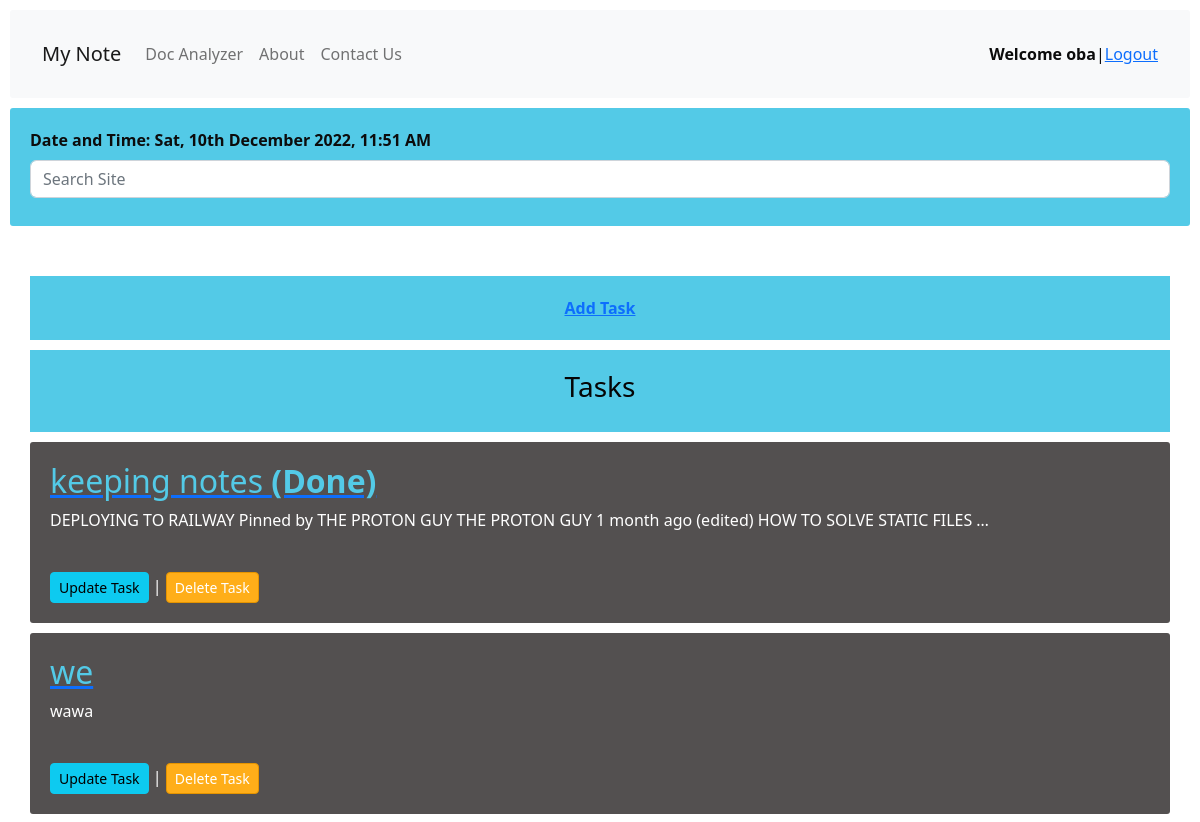
The page / (signed in, upper part) on the database as committed earlier.
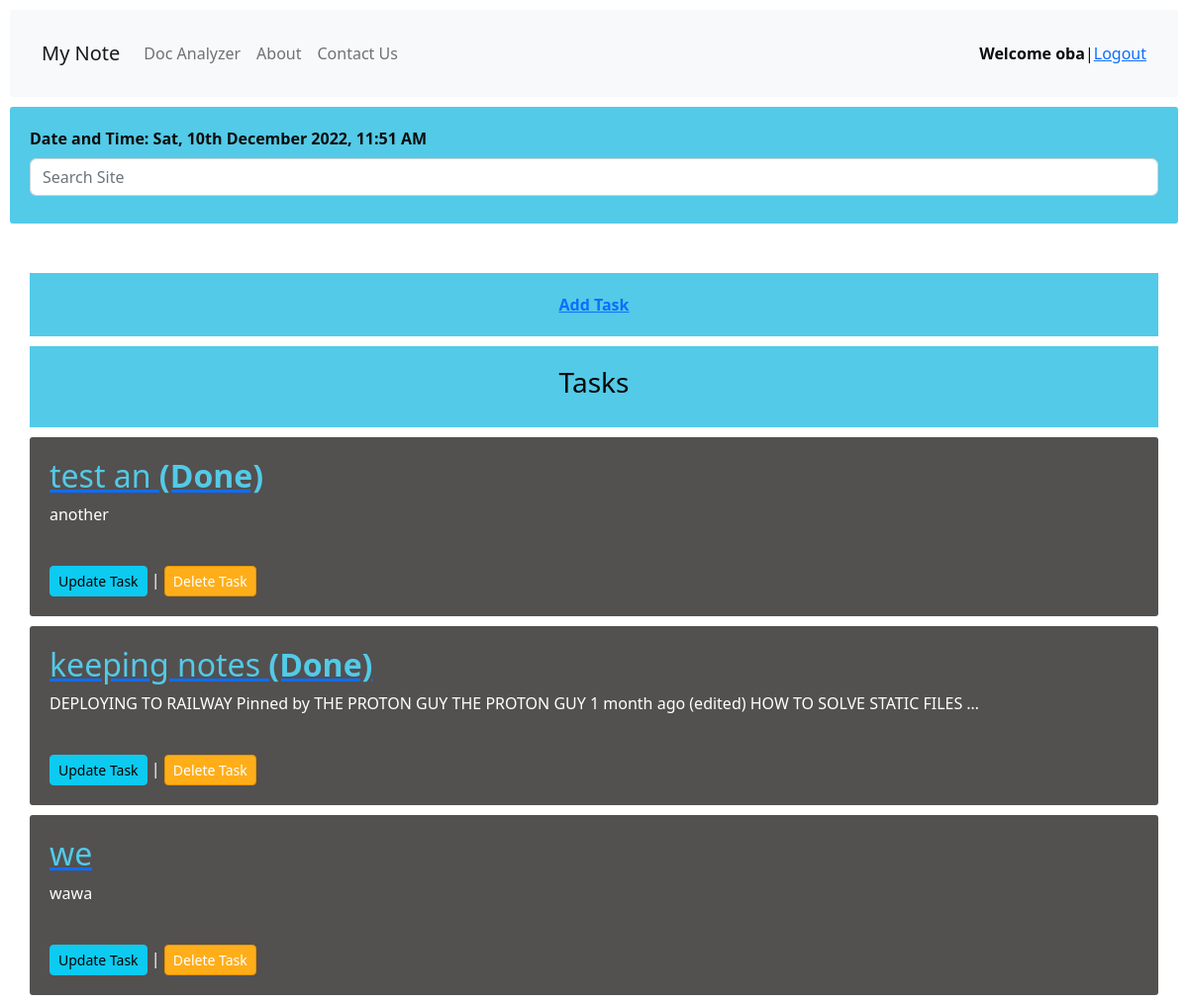
The same page on the database as committed later.
### todotasks/models.py (models this page shows, shortened)
class Todo(models.Model):
    creator = models.ForeignKey(User, on_delete = models.SET_NULL, null=True)
    title = models.CharField(max_length = 200)
    body = models.TextField(null=True, blank=True)
    complete = models.BooleanField(default=False)
    created = models.DateTimeField(auto_now_add=True)
    updated = models.DateTimeField(auto_now=True)
    class Meta:
        ordering = [ '-updated', '-created']

### todotasks/views.py (the view)
# urls.py: 2. Add a URL to urlpatterns:  path('', views.home, name='home')
def home(request):
    tasks = Todo.objects.filter(creator=request.user.id)
    q = request.GET.get('q') if request.GET.get('q') is not None else ' '
    task= Todo.objects.filter(
        Q(title__icontains=q) |
        Q(body__icontains=q)
    )
    context = {'tasks': tasks, 'task': task}
    return render(request, 'todotasks/home.html', context)

### todotasks/templates/todotasks/home.html
{% extends 'main.html' %}
{% block content %}
<div class="task-header">
    <strong><a href="{% url 'add-task' %}">Add Task</a></strong><br>
</div>
    <div class="todo-list">
    <div class="task-header">
        <h3>Tasks</h3>
    </div>
    {% for task in tasks %}
        <div class="item-row">
            {% if task.complete == True %}
                <a href="{% url 'task' task.id %}"><h2>{{task.title}} <b>(Done)</b></h2></a>
                {% else %}
                <a href="{% url 'task' task.id %}"><h2>{{task.title}}</h2></a>
            {% endif %}
        <p>{{task.body|truncatewords:20}}</p><br>
        <a class="btn btn-sm btn-info" href="{% url 'update-task' task.id %}">Update Task</a> |
        <a class="btn btn-sm btn-danger" href="{% url 'delete-task' task.id %}">Delete Task</a>
        </div>
    {% endfor %}
    </div>
{% endblock content %}

### templates/main.html (shortened to what this page needs)
{% load static %}
{% load crispy_forms_tags %}
<!doctype html>
<html lang="en">
<head>
    <link href="https://cdn.jsdelivr.net/npm/bootstrap@5.2.2/dist/css/bootstrap.min.css" rel="stylesheet"
>
    <link rel="stylesheet" href="{% static 'styles/main.css' %}" />
</head>
<header>
    <nav class="navbar navbar-expand-md navbar-light bg-light header">
        <div class="container-fluid">
            <a class="navbar-brand" href="/">My Note</a>
            <div class="collapse navbar-collapse" id="navbarsExample04">
                <ul class="navbar-nav me-auto mb-2 mb-md-0">
                    <li class="nav-item">
                        <a class="nav-link" href="{% url 'counter' %}">Doc Analyzer</a>
                    </li>
                    <li class="nav-item">
                        <a class="nav-link" href="/">About</a>
                    </li>
                    <li class="nav-item">
                        <a class="nav-link" href="/">Contact Us</a>
                    </li>
                </ul>
                {% if request.user.is_authenticated %}
                <b>Welcome {{request.user.username}} </b>
                |<a href="{% url 'logout' %}"> Logout</a> <br><br>
                {% else %}
                <a href="{% url 'login' %}">Login</a><br><br>
                {% endif %}
            </div>
        </div>
    </nav>
</header>
<body>
    {% include 'header.html' %}
    <div class="center-column">
        {% block content %}
        {% endblock content %}
    </div>
</body>
</html>

### templates/header.html
{% load static %}
<div class="header" justify-content:center >
      <strong> Date and Time: {% now "D, jS F Y, g:i A" %} </strong>
  <form role="search" method="GET" action="{% url 'home' %}">
      <input class="form-control" name="q" type="search" placeholder="Search Site" aria-label="Search" />
  </form>
</div>

### static/styles/main.css (style rules this page uses)
body { margin: 0; width: 100%; font-family: var(--bs-body-font-family); font-size: var(--bs-body-font-size); font-weight: var(--bs-body-font-weight); line-height: var(--bs-body-line-height); color: var(--bs-body-color); color: rgb(5, 5, 5); text-decoration-color: #53cae7; text-align: var(--bs-body-text-align); background-color: #638CBB; background-color: var(--bs-body-bg); -webkit-text-size-adjust: 100%; -webkit-tap-highlight-color: transparent; }
h2 { text-decoration-color: rgb(17, 29, 131); color: #53cae7; }
input { width: 100%; padding: 12px 20px; margin: 8px 0; box-sizing: border-box; }
input::placeholder { color: #d3d3d3; }
.center-column { width: auto; margin: 20px auto; padding: 20px; background-color: rgb(255, 255, 255); color: rgb(5, 5, 5);; border-radius: 3px; }
.header { background-color: #53cae7; margin: 10px; padding: 20px; border-radius: 3px; color: rgb(12, 12, 12); font-size: 16px; }
.task-header { background-color: #53cae7; text-align: center; text-decoration: none; -moz-text-decoration-style: double; margin: 10px; padding: 20px; color: rgb(5, 5, 5); font-size: 16px; }
.item-row { background-color: rgb(83, 80, 80);; margin: 10px; padding: 20px; border-radius: 3px; color: #fff; font-size: 16px; }
.btn-danger { background-color: #ffae19; border-color: #e59400; }

Rows that differ between the two databases and show on the page:
added Todo: title "test an", body "another"
